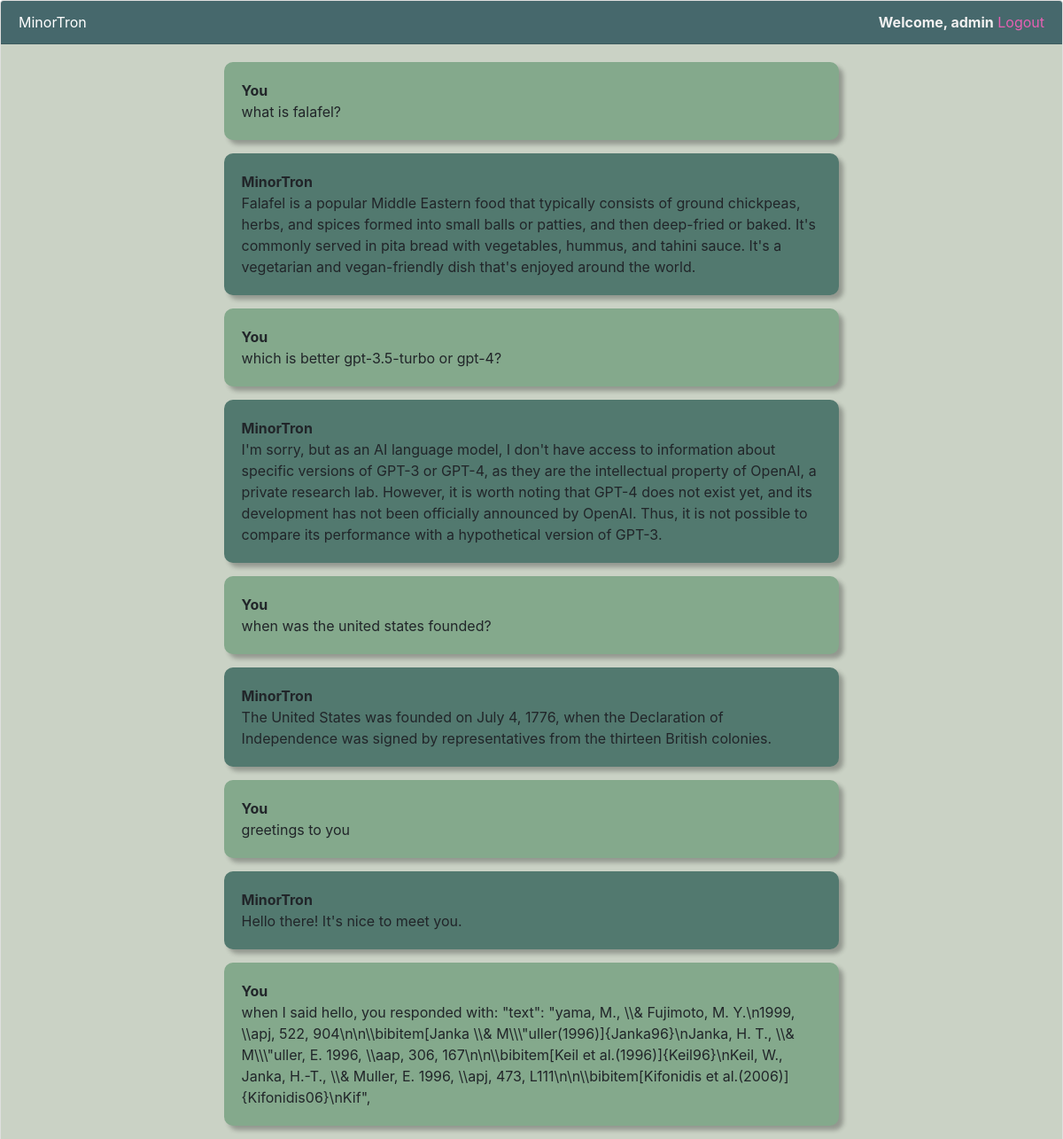
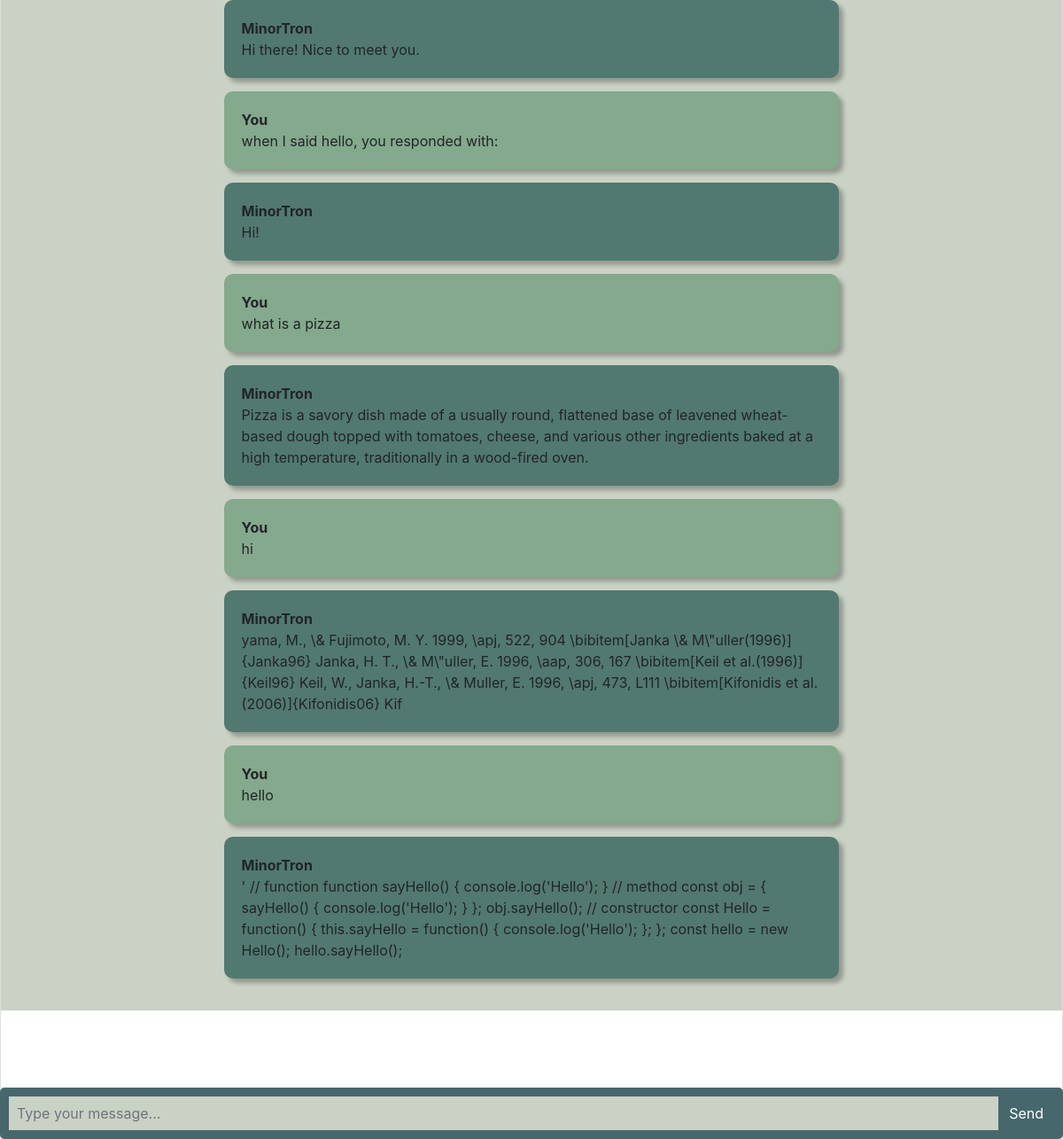
/ (signed in), run on the app's committed database (2 pictures, top to bottom).
### chatbot/models.py (models this page shows, shortened)
class Chat(models.Model):
    user = models.ForeignKey(User, on_delete=models.CASCADE)
    message = models.TextField()
    response = models.TextField()
    created_at = models.DateTimeField(auto_now_add=True)

### chatbot/views.py (the view, shortened to what this page needs)
# urls.py: path('', views.chatbot, name='chatbot'),
def chatbot(request):
    chats = Chat.objects.filter(user=request.user).order_by('-created_at')[:10]
    return render(request, 'chatbot.html', {'chats': chats})

### templates/chatbot.html (shortened to what this page needs)
{% extends 'base.html' %}  {% block content %}
<div class="chat-container">
	<div class="card flex-grow-1">
		<div class="card-header text-white">
			<div class="header">
				<div class="header-left">
					<span>MinorTron</span>
				</div>
				<div class="header-right">
					{% if user.is_authenticated %}
					<b style="color: #f1f0f0">Welcome, {{ user.username }}</b>
					<a style="color: rgb(230, 96, 179)" href="logout">Logout</a>
					{% else %}
					<a style="color: #f1f0f0" href="login">Login</a>
					<a style="color: #f1f0f0" href="register">Register</a>
					{% endif %}
				</div>
			</div>
		</div>
		<div class="card-body messages-box">
			<ul class="list-unstyled messages-list">
				{% for chat in chats %} {% if chat.user == request.user %}
				<li class="message sent">
					<div class="message-container">
						<div class="message-text">
							<div class="message-sender">
								<b>You</b>
							</div>
							<div class="message-content">{{ chat.message }}</div>
						</div>
					</div>
				</li>
				<li class="message received">
					<div class="message-container">
						<div class="message-text">
							<div class="message-sender">
								<b>MinorTron</b>
							</div>
							<div class="message-content">{{ chat.response }}</div>
						</div>
					</div>
				</li>
				{% endif %} {% endfor %}
			</ul>
		</div>
		<br /><br />
		<br /><br />
		<br /><br />
	</div>
	<form class="message-form">
		<div class="input-group">
			<input
				type="text"
				class="form-control message-input"
				placeholder="Type your message..."
			/>
			<div class="input-group-append">
				<button type="submit" class="btn btn-primary btn-send">Send</button>
			</div>
		</div>
	</form>
</div>
{% endblock %}

### templates/base.html (shortened to what this page needs)
<!DOCTYPE html>
<html lang="en">
	<head>
		<link
			rel="stylesheet"
			href="https://stackpath.bootstrapcdn.com/bootstrap/4.3.1/css/bootstrap.min.css"
		/>
	</head>
	<body>
		{% block content %}{% endblock %}
	</body>
</html>

### templates/chatbot.html (style rules this page uses)
body, html { height: 100%; }
.header { display: flex; justify-content: space-between; align-items: center; }
.messages-box { flex: 1; overflow-y: auto; justify-content: center; background-color: #cad2c5; overflow-y: auto; }
.messages-list { padding-left: 0; }
.message { display: flex; justify-content: center; margin-bottom: 15px; list-style: none; margin-left: 20%; margin-right: 20%; }
.message-text { padding: 10px; border-radius: 5px; }
.sent { background-color: #84a98c; border-radius: 10px; max-width: 70%; box-shadow: 5px 5px 5px rgba(20, 20, 20, 0.3); }
.received { background-color: #52796f; border-radius: 10px; max-width: 70%; box-shadow: 5px 5px 5px rgba(20, 20, 20, 0.3); }
.message-form { display: flex; position: fixed; bottom: 0; left: 0; right: 0; padding: 10px; background-color: #46686c; border-radius: 5px; }
.message-input { border-radius: 5px; border: 1px solid #ccc; padding: 8px; background-color: #cad2c5; }
.btn-send { border-radius: 0; background-color: #46686c; border: none; }
.chat-container { height: 100%; display: flex; flex-direction: column; }
.message-container { padding: 10px; border-radius: 5px; }
.sent .message-container { margin-right: auto; }
.received .message-container { margin-right: auto; }
.card-header { background-color: #46686c; }
.message-input { border-radius: 0; }

### data on the page
Chat: message "what is falafel?", response "Falafel is a popular Middle Eastern food that typically consists of ground chickpeas, herbs, and spices formed into small balls or patties, and then deep-fried or baked. It's commonly served in pita bread with vegetables, hummus, and tahini sauce. It's a vegetarian and vegan-friendly dish that's enjoyed around the world."
Chat: message "which is better gpt-3.5-turbo or gpt-4?", response "I'm sorry, but as an AI language model, I don't have access to information about specific versions of GPT-3 or GPT-4, as they are the intellectual property of OpenAI, a private research lab. However, it is worth noting that GPT-4 does not exist yet, and its development has not been officially announced by OpenAI. Thus, it is not possible to compare its performance with a hypothetical version of GPT-3."
Chat: message "when was the united states founded?", response "The United States was founded on July 4, 1776, when the Declaration of Independence was signed by representatives from the thirteen British colonies."
Chat: message "greetings to you", response "Hello there! It's nice to meet you."
Chat: message "when I said hello, you responded with: \"text\": \"yama, M., \\\\& Fujimoto, M. Y.\\n1999, \\\\apj, 522, 904\\n\\n\\\\bibitem[Janka \\\\& M\\\\\\\"uller(1996)]{Janka96}\\nJanka, H. T., \\\\& M\\\\\\\"uller, E. 1996, \\\\aap, 306, 167\\n\\n\\\\bibitem[Keil et al.(1996)]{Keil96}\\nKeil, W., Janka, H.-T., \\\\& Muller, E. 1996, \\\\apj, 473, L111\\n\\n\\\\bibitem[Kifonidis et al.(2006)]{Kifonidis06}\\nKif\",", response "Hi there! Nice to meet you."
Chat: message "when I said hello, you responded with:", response "Hi!"
Chat: message "what is a pizza", response "Pizza is a savory dish made of a usually round, flattened base of leavened wheat-based dough topped with tomatoes, cheese, and various other ingredients baked at a high temperature, traditionally in a wood-fired oven."
Chat: message "hi", response "yama, M., \\& Fujimoto, M. Y. 1999, \\apj, 522, 904 \\bibitem[Janka \\& M\\\"uller(1996)]{Janka96} Janka, H. T., \\& M\\\"uller, E. 1996, \\aap, 306, 167 \\bibitem[Keil et al.(1996)]{Keil96} Keil, W., Janka, H.-T., \\& Muller, E. 1996, \\apj, 473, L111 \\bibitem[Kifonidis et al.(2006)]{Kifonidis06} Kif"
Chat: message "hello", response "' // function function sayHello() { console.log('Hello'); } // method const obj = { sayHello() { console.log('Hello'); } }; obj.sayHello(); // constructor const Hello = function() { this.sayHello = function() { console.log('Hello'); }; }; const hello = new Hello(); hello.sayHello();"

### other printed values
{{ user.username }} "admin"
